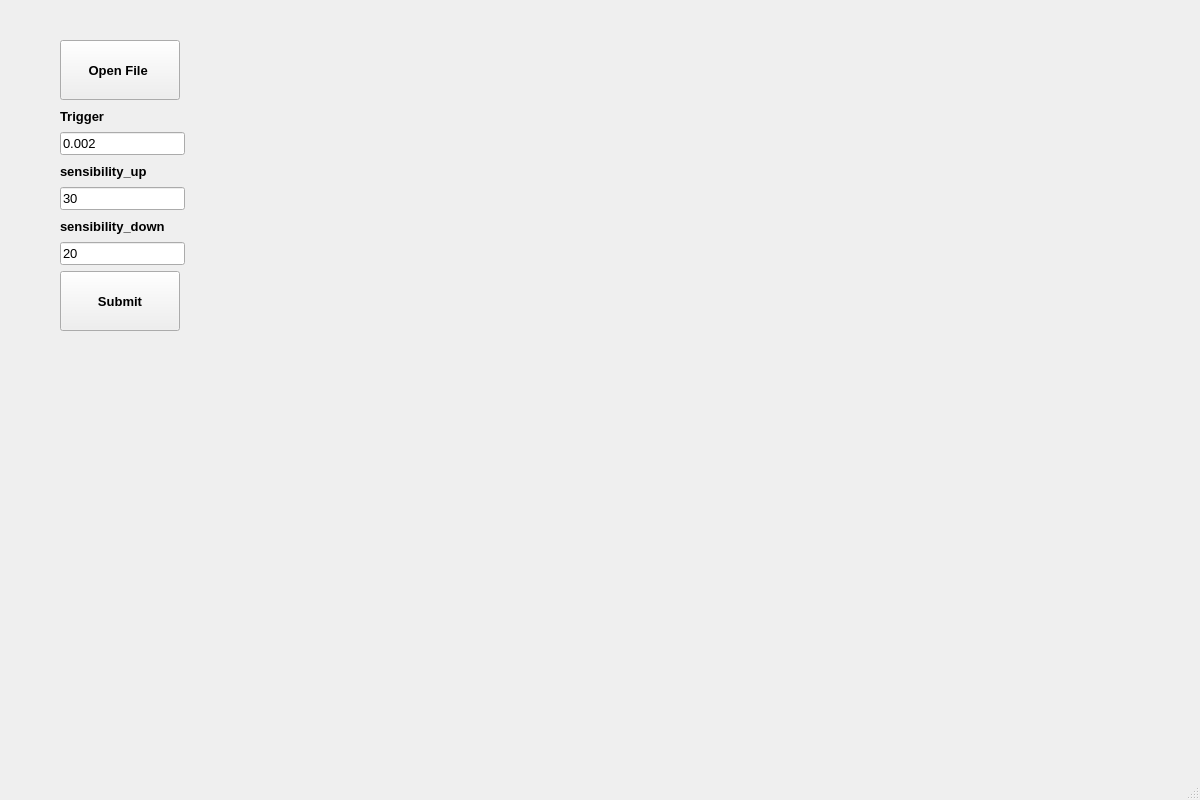
<?xml version="1.0" encoding="UTF-8"?>
<ui version="4.0">
 <class>MainWindow</class>
 <widget class="QMainWindow" name="MainWindow">
  <property name="geometry">
   <rect>
    <x>0</x>
    <y>0</y>
    <width>1200</width>
    <height>800</height>
   </rect>
  </property>
  <property name="windowTitle">
   <string>MainWindow</string>
  </property>
  <widget class="QWidget" name="centralwidget">
   <widget class="MplWidget" name="MplWidget" native="true">
    <property name="geometry">
     <rect>
      <x>310</x>
      <y>40</y>
      <width>871</width>
      <height>661</height>
     </rect>
    </property>
   </widget>
   <widget class="QWidget" name="">
    <property name="geometry">
     <rect>
      <x>20</x>
      <y>40</y>
      <width>281</width>
      <height>326</height>
     </rect>
    </property>
    <layout class="QFormLayout" name="formLayout_2">
     <item row="0" column="0">
      <layout class="QFormLayout" name="formLayout">
       <item row="0" column="0">
        <layout class="QHBoxLayout" name="horizontalLayout">
         <item>
          <spacer name="horizontalSpacer">
           <property name="orientation">
            <enum>Qt::Horizontal</enum>
           </property>
           <property name="sizeHint" stdset="0">
            <size>
             <width>40</width>
             <height>20</height>
            </size>
           </property>
          </spacer>
         </item>
         <item>
          <widget class="QPushButton" name="pushButton_file_open">
           <property name="minimumSize">
            <size>
             <width>120</width>
             <height>60</height>
            </size>
           </property>
           <property name="font">
            <font>
             <pointsize>10</pointsize>
             <weight>75</weight>
             <bold>true</bold>
            </font>
           </property>
           <property name="text">
            <string>Open File </string>
           </property>
          </widget>
         </item>
         <item>
          <spacer name="horizontalSpacer_2">
           <property name="orientation">
            <enum>Qt::Horizontal</enum>
           </property>
           <property name="sizeHint" stdset="0">
            <size>
             <width>40</width>
             <height>20</height>
            </size>
           </property>
          </spacer>
         </item>
        </layout>
       </item>
       <item row="1" column="0">
        <layout class="QHBoxLayout" name="horizontalLayout_2">
         <item>
          <spacer name="horizontalSpacer_7">
           <property name="orientation">
            <enum>Qt::Horizontal</enum>
           </property>
           <property name="sizeHint" stdset="0">
            <size>
             <width>40</width>
             <height>20</height>
            </size>
           </property>
          </spacer>
         </item>
         <item>
          <widget class="QLabel" name="label_trigger">
           <property name="font">
            <font>
             <pointsize>10</pointsize>
             <weight>75</weight>
             <bold>true</bold>
            </font>
           </property>
           <property name="autoFillBackground">
            <bool>false</bool>
           </property>
           <property name="text">
            <string>Trigger</string>
           </property>
          </widget>
         </item>
         <item>
          <spacer name="horizontalSpacer_8">
           <property name="orientation">
            <enum>Qt::Horizontal</enum>
           </property>
           <property name="sizeHint" stdset="0">
            <size>
             <width>40</width>
             <height>20</height>
            </size>
           </property>
          </spacer>
         </item>
        </layout>
       </item>
       <item row="2" column="0">
        <layout class="QHBoxLayout" name="horizontalLayout_9">
         <item>
          <spacer name="horizontalSpacer_3">
           <property name="orientation">
            <enum>Qt::Horizontal</enum>
           </property>
           <property name="sizeHint" stdset="0">
            <size>
             <width>40</width>
             <height>20</height>
            </size>
           </property>
          </spacer>
         </item>
         <item>
          <widget class="QLineEdit" name="lineEdit_trigger">
           <property name="font">
            <font>
             <pointsize>10</pointsize>
            </font>
           </property>
           <property name="inputMask">
            <string/>
           </property>
           <property name="text">
            <string>0.002</string>
           </property>
          </widget>
         </item>
         <item>
          <spacer name="horizontalSpacer_4">
           <property name="orientation">
            <enum>Qt::Horizontal</enum>
           </property>
           <property name="sizeHint" stdset="0">
            <size>
             <width>40</width>
             <height>20</height>
            </size>
           </property>
          </spacer>
         </item>
        </layout>
       </item>
       <item row="3" column="0">
        <layout class="QHBoxLayout" name="horizontalLayout_6">
         <item>
          <spacer name="horizontalSpacer_27">
           <property name="orientation">
            <enum>Qt::Horizontal</enum>
           </property>
           <property name="sizeHint" stdset="0">
            <size>
             <width>40</width>
             <height>20</height>
            </size>
           </property>
          </spacer>
         </item>
         <item>
          <widget class="QLabel" name="label_sensibility_up">
           <property name="font">
            <font>
             <pointsize>10</pointsize>
             <weight>75</weight>
             <bold>true</bold>
            </font>
           </property>
           <property name="autoFillBackground">
            <bool>false</bool>
           </property>
           <property name="text">
            <string>sensibility_up</string>
           </property>
          </widget>
         </item>
         <item>
          <spacer name="horizontalSpacer_28">
           <property name="orientation">
            <enum>Qt::Horizontal</enum>
           </property>
           <property name="sizeHint" stdset="0">
            <size>
             <width>40</width>
             <height>20</height>
            </size>
           </property>
          </spacer>
         </item>
        </layout>
       </item>
       <item row="4" column="0">
        <layout class="QHBoxLayout" name="horizontalLayout_15">
         <item>
          <spacer name="horizontalSpacer_25">
           <property name="orientation">
            <enum>Qt::Horizontal</enum>
           </property>
           <property name="sizeHint" stdset="0">
            <size>
             <width>40</width>
             <height>20</height>
            </size>
           </property>
          </spacer>
         </item>
         <item>
          <widget class="QLineEdit" name="lineEdit_sensibility_up">
           <property name="font">
            <font>
             <pointsize>10</pointsize>
            </font>
           </property>
           <property name="inputMask">
            <string/>
           </property>
           <property name="text">
            <string>30</string>
           </property>
          </widget>
         </item>
         <item>
          <spacer name="horizontalSpacer_26">
           <property name="orientation">
            <enum>Qt::Horizontal</enum>
           </property>
           <property name="sizeHint" stdset="0">
            <size>
             <width>40</width>
             <height>20</height>
            </size>
           </property>
          </spacer>
         </item>
        </layout>
       </item>
       <item row="5" column="0">
        <layout class="QHBoxLayout" name="horizontalLayout_4">
         <item>
          <spacer name="horizontalSpacer_17">
           <property name="orientation">
            <enum>Qt::Horizontal</enum>
           </property>
           <property name="sizeHint" stdset="0">
            <size>
             <width>40</width>
             <height>20</height>
            </size>
           </property>
          </spacer>
         </item>
         <item>
          <widget class="QLabel" name="label_sensibility_down">
           <property name="font">
            <font>
             <pointsize>10</pointsize>
             <weight>75</weight>
             <bold>true</bold>
            </font>
           </property>
           <property name="autoFillBackground">
            <bool>false</bool>
           </property>
           <property name="text">
            <string>sensibility_down</string>
           </property>
          </widget>
         </item>
         <item>
          <spacer name="horizontalSpacer_18">
           <property name="orientation">
            <enum>Qt::Horizontal</enum>
           </property>
           <property name="sizeHint" stdset="0">
            <size>
             <width>40</width>
             <height>20</height>
            </size>
           </property>
          </spacer>
         </item>
        </layout>
       </item>
       <item row="6" column="0">
        <layout class="QHBoxLayout" name="horizontalLayout_13">
         <item>
          <spacer name="horizontalSpacer_19">
           <property name="orientation">
            <enum>Qt::Horizontal</enum>
           </property>
           <property name="sizeHint" stdset="0">
            <size>
             <width>40</width>
             <height>20</height>
            </size>
           </property>
          </spacer>
         </item>
         <item>
          <widget class="QLineEdit" name="lineEdit_sensibility_down">
           <property name="font">
            <font>
             <pointsize>10</pointsize>
            </font>
           </property>
           <property name="inputMask">
            <string/>
           </property>
           <property name="text">
            <string>20</string>
           </property>
          </widget>
         </item>
         <item>
          <spacer name="horizontalSpacer_20">
           <property name="orientation">
            <enum>Qt::Horizontal</enum>
           </property>
           <property name="sizeHint" stdset="0">
            <size>
             <width>40</width>
             <height>20</height>
            </size>
           </property>
          </spacer>
         </item>
        </layout>
       </item>
      </layout>
     </item>
     <item row="1" column="0">
      <layout class="QHBoxLayout" name="horizontalLayout_7">
       <item>
        <spacer name="horizontalSpacer_29">
         <property name="orientation">
          <enum>Qt::Horizontal</enum>
         </property>
         <property name="sizeHint" stdset="0">
          <size>
           <width>40</width>
           <height>20</height>
          </size>
         </property>
        </spacer>
       </item>
       <item>
        <widget class="QPushButton" name="pushButton_submit">
         <property name="minimumSize">
          <size>
           <width>120</width>
           <height>60</height>
          </size>
         </property>
         <property name="font">
          <font>
           <pointsize>10</pointsize>
           <weight>75</weight>
           <bold>true</bold>
          </font>
         </property>
         <property name="text">
          <string>Submit</string>
         </property>
        </widget>
       </item>
       <item>
        <spacer name="horizontalSpacer_30">
         <property name="orientation">
          <enum>Qt::Horizontal</enum>
         </property>
         <property name="sizeHint" stdset="0">
          <size>
           <width>40</width>
           <height>20</height>
          </size>
         </property>
        </spacer>
       </item>
      </layout>
     </item>
    </layout>
   </widget>
  </widget>
  <widget class="QMenuBar" name="menubar">
   <property name="geometry">
    <rect>
     <x>0</x>
     <y>0</y>
     <width>1200</width>
     <height>26</height>
    </rect>
   </property>
  </widget>
  <widget class="QStatusBar" name="statusbar"/>
 </widget>
 <customwidgets>
  <customwidget>
   <class>MplWidget</class>
   <extends>QWidget</extends>
   <header>mplwidget.h</header>
   <container>1</container>
  </customwidget>
 </customwidgets>
 <resources/>
 <connections/>
</ui>
